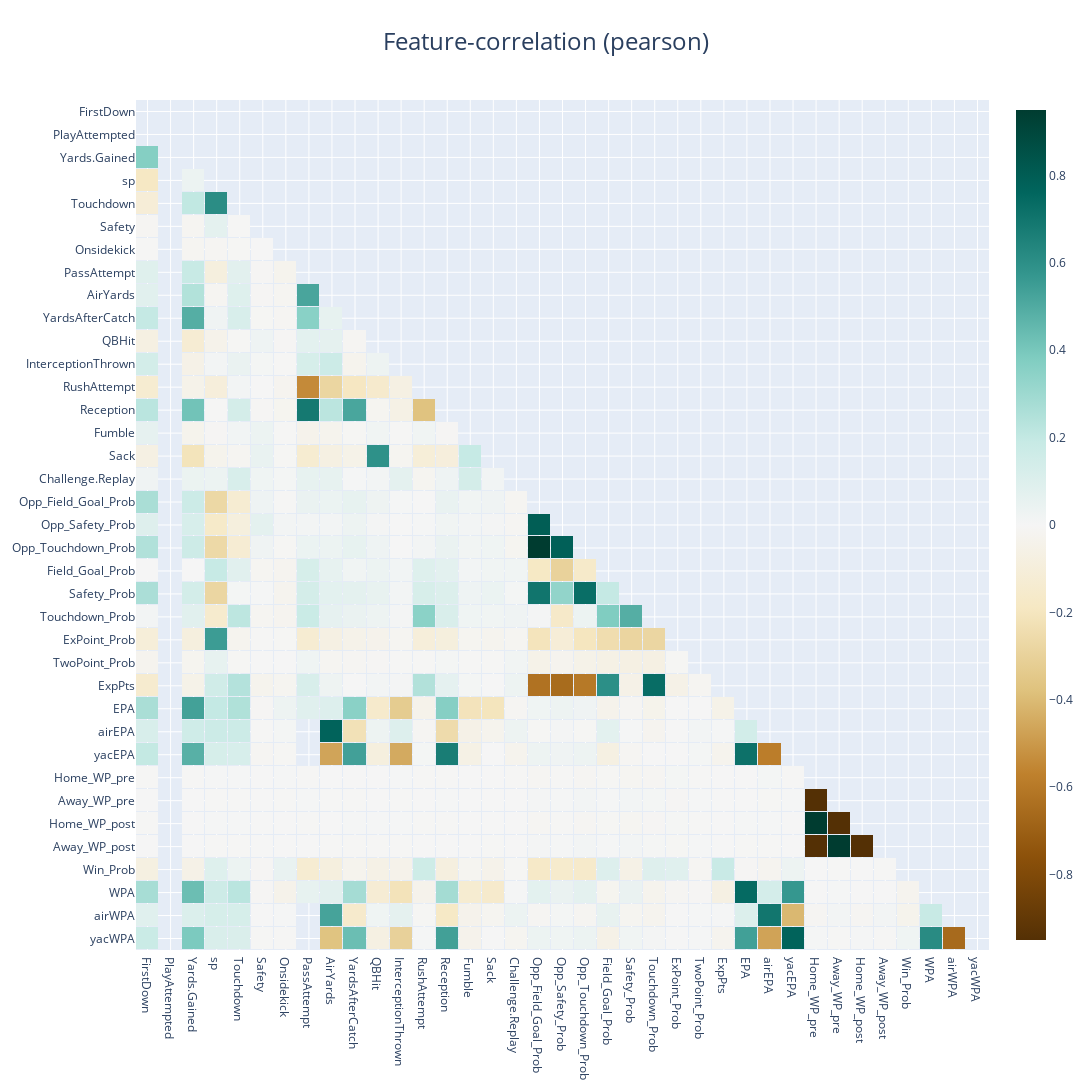

The notebook cell this image was saved under:
### Code cell
klib.corr_interactive_plot(df, annot=False, figsize=(20,17))

### Figure 1 — Plotly figure (JSON) as saved in the notebook; plotly's stock layout.template omitted (floating-point values rounded to 4 significant figures; data arrays with more than 128 entries replaced by an {"elided": "..."} marker saying what was removed)
{"data": [{"colorscale": [[0, "rgb(84,48,5)"], [0.1, "rgb(140,81,10)"], [0.2, "rgb(191,129,45)"], [0.3, "rgb(223,194,125)"], [0.4, "rgb(246,232,195)"], [0.5, "rgb(245,245,245)"], [0.6, "rgb(199,234,229)"], [0.7, "rgb(128,205,193)"], [0.8, "rgb(53,151,143)"], [0.9, "rgb(1,102,94)"], [1, "rgb(0,60,48)"]], "hoverongaps": false, "textfont": {"size": 12}, "texttemplate": "%{text}", "type": "heatmap", "x": ["yacWPA", "airWPA", "WPA", "Win_Prob", "Away_WP_post", "Home_WP_post", "Away_WP_pre", "Home_WP_pre", "yacEPA", "airEPA", "EPA", "ExpPts", "TwoPoint_Prob", "ExPoint_Prob", "Touchdown_Prob", "Safety_Prob", "Field_Goal_Prob", "Opp_Touchdown_Prob", "Opp_Safety_Prob", "Opp_Field_Goal_Prob", "Challenge.Replay", "Sack", "Fumble", "Reception", "RushAttempt", "InterceptionThrown", "QBHit", "YardsAfterCatch", "AirYards", "PassAttempt", "Onsidekick", "Safety", "Touchdown", "sp", "Yards.Gained", "PlayAttempted", "FirstDown"], "xgap": 1, "y": ["yacWPA", "airWPA", "WPA", "Win_Prob", "Away_WP_post", "Home_WP_post", "Away_WP_pre", "Home_WP_pre", "yacEPA", "airEPA", "EPA", "ExpPts", "TwoPoint_Prob", "ExPoint_Prob", "Touchdown_Prob", "Safety_Prob", "Field_Goal_Prob", "Opp_Touchdown_Prob", "Opp_Safety_Prob", "Opp_Field_Goal_Prob", "Challenge.Replay", "Sack", "Fumble", "Reception", "RushAttempt", "InterceptionThrown", "QBHit", "YardsAfterCatch", "AirYards", "PassAttempt", "Onsidekick", "Safety", "Touchdown", "sp", "Yards.Gained", "PlayAttempted", "FirstDown"], "ygap": 1, "z": {"elided": "37x37 float values"}, "zmax": 0.95, "zmin": -0.95}], "layout": {"autosize": true, "height": 1463.0, "title": {"font": {"size": 24}, "text": "Feature-correlation (pearson)", "x": 0.5}, "width": 1626.0, "xaxis": {"autorange": "reversed"}}}
